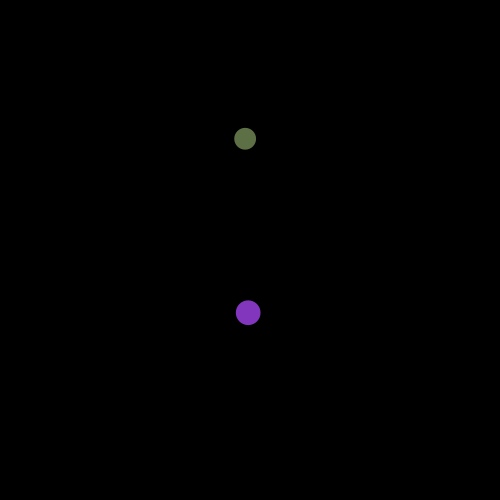
Frame 1 (no input)
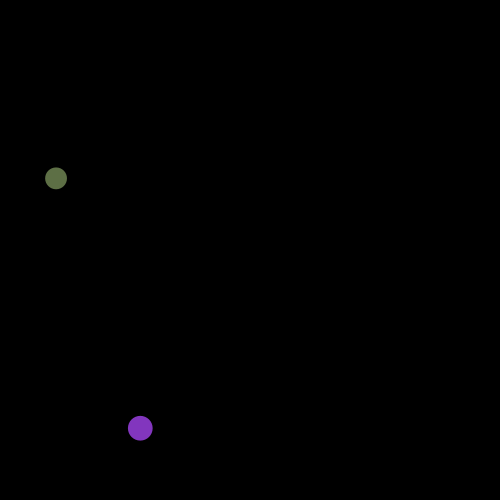
Frame 60 (the mouse pressed at the canvas centre just before this capture)
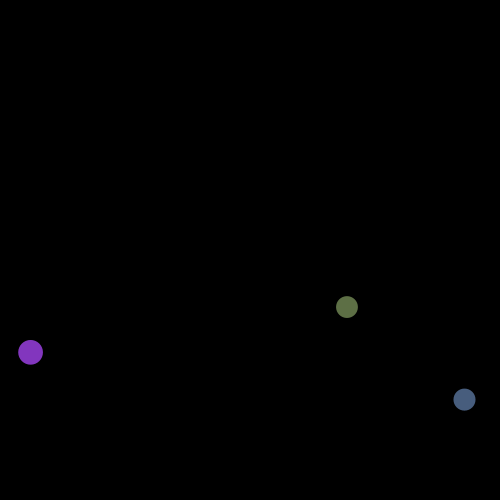
Frame 120 (the mouse held since frame 60 and released just before this capture)

The Processing sketch that drew these frames (run headless with seeded random() and noise(); from frame 60 on, the mouse is pressed at the canvas centre):

// Processing sketch: studsbollarV1
// ── studsbollarV1.pde
//Huvuddelen av koden
float gravity = 9.82;
ArrayList<Boll> bollar = new ArrayList<Boll>();
boolean hasTheMouseBeenPressed = false;
int elapsedFrames = 0;
void setup() {
  createBalls(2);
  size(500, 500);
}
void mousePressed() {
  createBalls(1,mouseX,mouseY);
  hasTheMouseBeenPressed = true;
}
void draw() {
  background(0);
  for (int i = 0; i < bollar.size(); i++) {
    bollar.get(i).move();
    bollar.get(i).show();
  }
  if (elapsedFrames > 60*5 && !hasTheMouseBeenPressed) {
    fill(255);
    textSize(25);
    textAlign(CENTER,CENTER);
    text("Klicka med musen!", width/2, height/2);
  }
  elapsedFrames++;
}

void createBalls(int n) {
  for (int i = 0; i < n; i++) {
    color c = color(random(5,255),random(5,255),random(5,255), 200);
    float r = random(20,40);
    float x = width/2;
    float y = random((width/8)+r,height-r-(width/4));
    float speedX = random(-5,5);
    bollar.add(new Boll(x,y,speedX,0,r,c));
  }
}
void createBalls(int n, float x, float y) {
  for (int i = 0; i < n; i++) {
    color c = color(random(5,255),random(5,255),random(5,255), 200);
    float r = random(20,40);
    float speedX = random(-5,5);
    bollar.add(new Boll(x,y,speedX,0,r,c));
  }
}

//Klass för bollen
class Boll {
  public float x;
  public float y;
  public float speedX;
  public float speedY;
  public float speedYInit;
  public float d;
  public float fallTime;
  public color c;
  
  public Boll(float x, float y, float speedX, float speedY, float d, color c) {
    this.x = x;
    this.y = y;
    
    this.fallTime = 0;
    
    this.speedX = speedX;
    this.speedY = speedY;
    
    this.d = d;
    
    this.c = c;
  }
  
  void move() {
    //Add speed
    float virtualGravity = gravity * 0.1120162932790224;
    this.speedY = this.speedYInit + virtualGravity * this.fallTime;
    this.fallTime++;
    
    //Flytta bollen
    this.y = this.y + this.speedY;
    this.x = this.x + this.speedX;
    
    //Botten
    if (this.y > height-this.d/2) {
      this.speedYInit = -this.speedY;
      this.fallTime = 0;
    }
    //Toppen
    if (this.y < 0+this.d/2) {
      this.speedYInit = -this.speedY;
      this.fallTime = 0;
    }
    //Höger
    if (this.x > width-this.d/2) {
      this.speedX = -this.speedX;
    }
    //Vänster
    if (this.x < 0+this.d/2) {
      this.speedX = -this.speedX;
    }
  }
  
  void show() {
    noStroke();
    fill(this.c);
    ellipse(this.x,this.y,this.d,this.d);
  }
}
